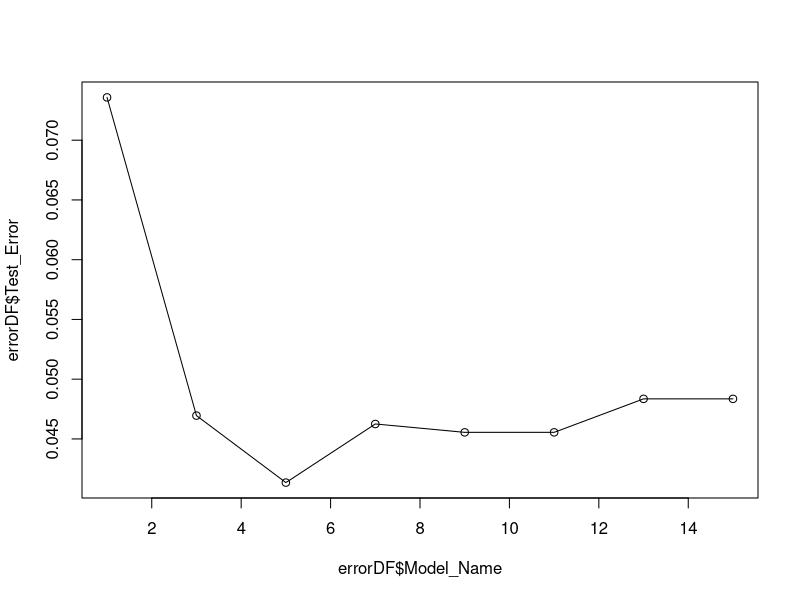
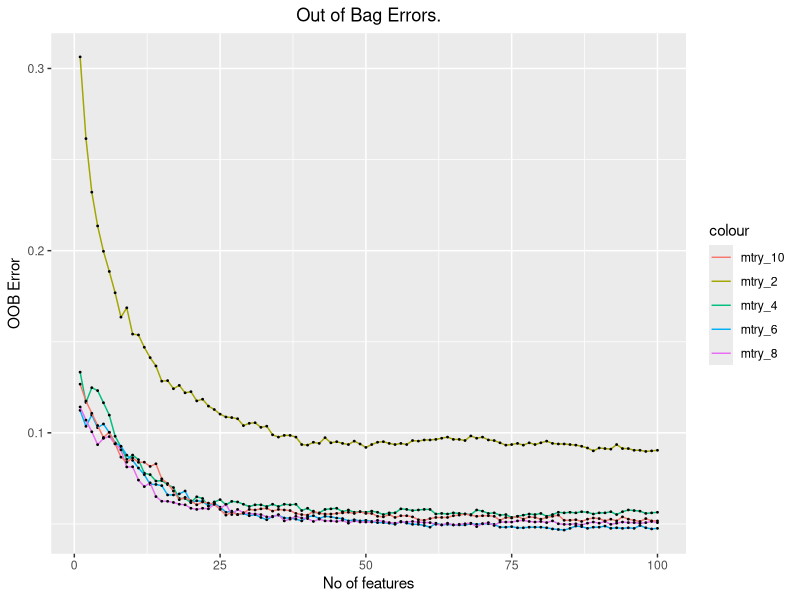

Reproduce these figures in R, in order.
rm (list=ls())

#install.packages("kernlab")
library(kernlab)
library(ggplot2)
library(randomForest)

spam_data = data(spam)
spam_data = spam
dim(spam_data)
set.seed(12345)
trainIndex <- sample(1:nrow(spam_data), .69*nrow(spam_data))
spam_train <- spam_data[trainIndex,]
spam_test <- spam_data[-trainIndex,]


modelName = c()
test_error_vector = c()
train_error_vector = c()

for(i in seq(1,15,2)){
  rf.fit = randomForest(type~.,data = spam_train, ntree =100, mtry = i)
  
  rf.fit.pred_test <- predict(rf.fit, newdata = spam_test,type='class')
  rf.fit.pred_train <- predict(rf.fit, newdata = spam_train, type='class')
  
  rf_test_err <- mean(rf.fit.pred_test != spam_test$type)
  rf_train_err <- mean(rf.fit.pred_train != spam_train$type)
  
  modelName = c(modelName,i)
  test_error_vector = c(test_error_vector,rf_test_err)
  train_error_vector = c(train_error_vector,rf_train_err)
}

errorDF = data.frame(Model_Name = modelName,Training_Error = train_error_vector,Test_Error = test_error_vector)

plot(errorDF$Model_Name,errorDF$Test_Error,type='o')



collection = rep(0, 100)
for(i in seq(1,15,2)){
  rf.fit = randomForest(type~., data  = spam_train, ntree = 100, mtry = i)
  rf.predictions = predict(rf.fit, spam_test, type = "class")
  collection = cbind(collection, rf.fit$err.rate[,c(1)])
}

#out of bag errors.

collection_plot = data.frame(collection)[,-c(1)]
names(collection_plot) = c("mtry_2", "mtry_4","mtry_6","mtry_8","mtry_10")
collection_plot$NTrees = seq(1, 100)

#plotting

ggplot(collection_plot, aes(NTrees)) + 
  geom_line(aes(y = mtry_2, colour = "mtry_2")) + geom_point(aes(y = mtry_2), size = 0.3) + 
  geom_line(aes(y = mtry_4, colour = "mtry_4")) + geom_point(aes(y = mtry_4), size = 0.3) + 
  geom_line(aes(y = mtry_6, colour = "mtry_6")) + geom_point(aes(y = mtry_6), size = 0.3) + 
  geom_line(aes(y = mtry_8, colour = "mtry_8")) + geom_point(aes(y = mtry_8), size = 0.3) + 
  geom_line(aes(y = mtry_10, colour = "mtry_10")) + geom_point(aes(y = mtry_10), size = 0.3) + 
  
  ggtitle("Out of Bag Errors.") + xlab("No of features") + ylab("OOB Error") +
  theme(plot.title = element_text(hjust = 0.5))
